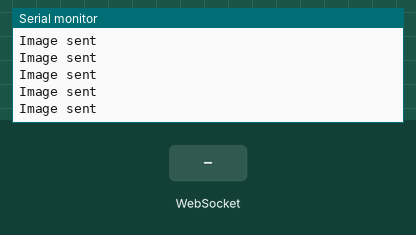
Simulated run of this sketch. Board: ESP32. On the bench: the last lines printed to the serial monitor. Inputs (shaded band) come from the test bench. WiFi joins after 1.5 s; servers stay silent unless stated; the camera gives no picture.

Above: at 3.5 s.
3.6 s: WebSocket text "1" received
At 3.64 s:
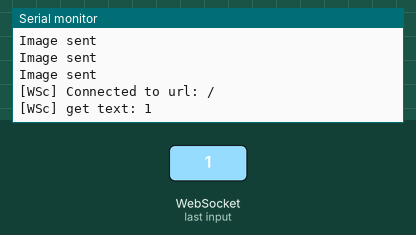
5.1 s: WebSocket text "0" received
At 5.15 s:
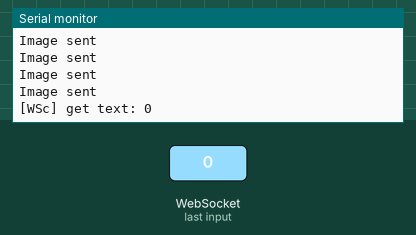
6.6 s: WebSocket text "2" received
At 6.66 s:
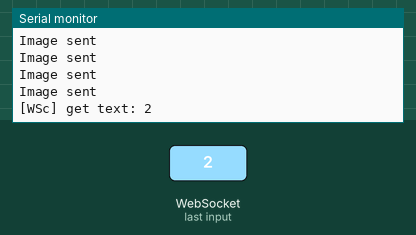

Measured:
- after the input at 3.6 s, the serial monitor: prints a new line at once (image 1)
- after the input at 5.1 s, the serial monitor: prints a new line at once (image 2)
- after the input at 6.6 s, the serial monitor: prints a new line after 0.05 s (image 3)

The sketch:

esp32camwebsocket.ino
```cpp
#include "WiFi.h"
#include "esp_camera.h"
//#include "base64.h"

#include <ArduinoJson.h>
#include <WebSocketsClient.h>
//#include <SocketIOclient.h>

// Pin definition for CAMERA_MODEL_AI_THINKER
#define PWDN_GPIO_NUM     32
#define RESET_GPIO_NUM    -1
#define XCLK_GPIO_NUM      0
#define SIOD_GPIO_NUM     26
#define SIOC_GPIO_NUM     27

#define Y9_GPIO_NUM       35
#define Y8_GPIO_NUM       34
#define Y7_GPIO_NUM       39
#define Y6_GPIO_NUM       36
#define Y5_GPIO_NUM       21
#define Y4_GPIO_NUM       19
#define Y3_GPIO_NUM       18
#define Y2_GPIO_NUM        5
#define VSYNC_GPIO_NUM    25
#define HREF_GPIO_NUM     23
#define PCLK_GPIO_NUM     22


// Replace with your network credentials
const char* hostname = "ESP32CAM";
const char* ssid = "Masum king";
const char* password = "Masum182@1";
char host[] = "indev-cam.herokuapp.com";
char path[] = "/jpgstream_server";


WebSocketsClient webSocket;

void webSocketEvent(WStype_t type, uint8_t * payload, size_t length) {

  switch(type) {
    case WStype_DISCONNECTED:
      Serial.printf("[WSc] Disconnected!\n");
      Serial.println("connecting...");
      webSocket.begin(host, 57067, path);
      webSocket.onEvent(webSocketEvent);
      break;
    case WStype_CONNECTED: {
      Serial.printf("[WSc] Connected to url: %s\n", payload);
    }
      break;
    case WStype_TEXT:
      Serial.printf("[WSc] get text: %s\n", payload);
      break;
    case WStype_BIN:
      Serial.printf("[WSc] get binary length: %u\n", length);
      break;
    case WStype_PING:
        // pong will be send automatically
        Serial.printf("[WSc] get ping\n");
        break;
    case WStype_PONG:
        // answer to a ping we send
        Serial.printf("[WSc] get pong\n");
        break;
    }

}

void setupCamera()
{

    camera_config_t config;
    config.ledc_channel = LEDC_CHANNEL_0;
    config.ledc_timer = LEDC_TIMER_0;
    config.pin_d0 = Y2_GPIO_NUM;
    config.pin_d1 = Y3_GPIO_NUM;
    config.pin_d2 = Y4_GPIO_NUM;
    config.pin_d3 = Y5_GPIO_NUM;
    config.pin_d4 = Y6_GPIO_NUM;
    config.pin_d5 = Y7_GPIO_NUM;
    config.pin_d6 = Y8_GPIO_NUM;
    config.pin_d7 = Y9_GPIO_NUM;
    config.pin_xclk = XCLK_GPIO_NUM;
    config.pin_pclk = PCLK_GPIO_NUM;
    config.pin_vsync = VSYNC_GPIO_NUM;
    config.pin_href = HREF_GPIO_NUM;
    config.pin_sscb_sda = SIOD_GPIO_NUM;
    config.pin_sscb_scl = SIOC_GPIO_NUM;
    config.pin_pwdn = PWDN_GPIO_NUM;
    config.pin_reset = RESET_GPIO_NUM;
    config.xclk_freq_hz = 20000000;
    config.pixel_format = PIXFORMAT_JPEG;

    config.frame_size = FRAMESIZE_VGA; // FRAMESIZE_ + QVGA|CIF|VGA|SVGA|XGA|SXGA|UXGA
    config.jpeg_quality = 10;
    config.fb_count = 1;

    // Init Camera
    esp_err_t err = esp_camera_init(&config);
    if (err != ESP_OK) {
      Serial.printf("Camera init failed with error 0x%x", err);
      return;
    }


}

void setup(){
  Serial.begin(115200);

  // Connect to Wi-Fi
  WiFi.begin(ssid, password);
  Serial.println("Connecting to WiFi..");
  while (WiFi.status() != WL_CONNECTED) {
    delay(1000);
    Serial.print("..");
  }
  Serial.println();
  // Print ESP32 Local IP Address
  Serial.println(WiFi.localIP());

  setupCamera();

  // server address, port and URL
  webSocket.begin(host, 80, path);
  webSocket.onEvent(webSocketEvent);
  webSocket.setReconnectInterval(5000);
  webSocket.enableHeartbeat(15000, 3000, 2);
}


unsigned long messageTimestamp = 0;
void loop() {
    webSocket.loop();
    uint64_t now = millis();

    if(now - messageTimestamp > 0) {
        messageTimestamp = now;

        camera_fb_t * fb = NULL;

        // Take Picture with Camera
        fb = esp_camera_fb_get();
        if(!fb) {
          Serial.println("Camera capture failed");
          return;
        }

        webSocket.sendBIN(fb->buf,fb->len);
        Serial.println("Image sent");
        esp_camera_fb_return(fb);
    }
}
```
